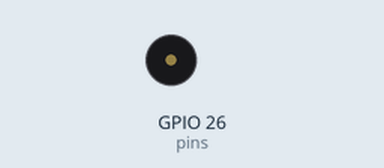
The program below on a simulated ESP32 board running MicroPython. Parts: buzzer (waves = sounding). Library files of the repository ran but are not shown: buzzer_music.py; what the program prints to the serial console is not drawn.

Above: at 0.19 s.
At 8.99 s:
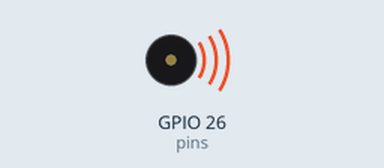
Timing chart, 0 to 9.3 s (numbered marks = the images above):
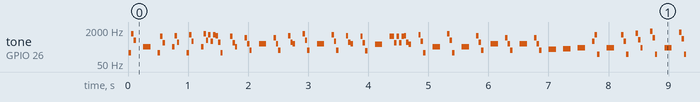

The program:

buzzer_play_song.py
```python
from buzzer_music import music
from time import sleep

#Example songs

#    https://onlinesequencer.net/1864297 - Tetris
song = '0 E3 1 0;2 E4 1 0;4 E3 1 0;6 E4 1 0;8 E3 1 0;10 E4 1 0;12 E3 1 0;14 E4 1 0;16 A3 1 0;18 A4 1 0;20 A3 1 0;22 A4 1 0;24 A3 1 0;26 A4 1 0;28 A3 1 0;30 A4 1 0;32 G#3 1 0;34 G#4 1 0;36 G#3 1 0;38 G#4 1 0;40 E3 1 0;42 E4 1 0;44 E3 1 0;46 E4 1 0;48 A3 1 0;50 A4 1 0;52 A3 1 0;54 A4 1 0;56 A3 1 0;58 B3 1 0;60 C4 1 0;62 D4 1 0;64 D3 1 0;66 D4 1 0;68 D3 1 0;70 D4 1 0;72 D3 1 0;74 D4 1 0;76 D3 1 0;78 D4 1 0;80 C3 1 0;82 C4 1 0;84 C3 1 0;86 C4 1 0;88 C3 1 0;90 C4 1 0;92 C3 1 0;94 C4 1 0;96 G2 1 0;98 G3 1 0;100 G2 1 0;102 G3 1 0;104 E3 1 0;106 E4 1 0;108 E3 1 0;110 E4 1 0;114 A4 1 0;112 A3 1 0;116 A3 1 0;118 A4 1 0;120 A3 1 0;122 A4 1 0;124 A3 1 0;0 E6 1 1;4 B5 1 1;6 C6 1 1;8 D6 1 1;10 E6 1 1;11 D6 1 1;12 C6 1 1;14 B5 1 1;0 E5 1 6;4 B4 1 6;6 C5 1 6;8 D5 1 6;10 E5 1 6;11 D5 1 6;12 C5 1 6;14 B4 1 6;16 A5 1 1;20 A5 1 1;22 C6 1 1;24 E6 1 1;28 D6 1 1;30 C6 1 1;32 B5 1 1;36 B5 1 1;36 B5 1 1;37 B5 1 1;38 C6 1 1;40 D6 1 1;44 E6 1 1;48 C6 1 1;52 A5 1 1;56 A5 1 1;20 A4 1 6;16 A4 1 6;22 C5 1 6;24 E5 1 6;28 D5 1 6;30 C5 1 6;32 B4 1 6;36 B4 1 6;37 B4 1 6;38 C5 1 6;40 D5 1 6;44 E5 1 6;48 C5 1 6;52 A4 1 6;56 A4 1 6;64 D5 1 6;64 D6 1 1;68 D6 1 1;70 F6 1 1;72 A6 1 1;76 G6 1 1;78 F6 1 1;80 E6 1 1;84 E6 1 1;86 C6 1 1;88 E6 1 1;92 D6 1 1;94 C6 1 1;96 B5 1 1;100 B5 1 1;101 B5 1 1;102 C6 1 1;104 D6 1 1;108 E6 1 1;112 C6 1 1;116 A5 1 1;120 A5 1 1;72 A5 1 6;80 E5 1 6;68 D5 1 7;70 F5 1 7;76 G5 1 7;84 E5 1 7;78 F5 1 7;86 C5 1 7;88 E5 1 6;96 B4 1 6;104 D5 1 6;112 C5 1 6;120 A4 1 6;92 D5 1 7;94 C5 1 7;100 B4 1 7;101 B4 1 7;102 C5 1 7;108 E5 1 7;116 A4 1 7'


"""
Find a piece of music on onlinesequencer.net, click edit,
then select all notes with CTRL+A and copy them with CTRL+C

Paste string as shown above after removing ";:" from
the end and "Online Sequencer:120233:" from the start
"""

from machine import Pin

#One buzzer on pin 26
mySong = music(song, pins=[Pin(26)], tempo=3)

#Four buzzers
#mySong = music(song, pins=[Pin(0),Pin(1),Pin(2),Pin(3)])

while True:
    print(mySong.tick())
    sleep(0.04)
```

Measured:
- by itself, tone on GPIO 26 (pins): plays 165 Hz for 0.04 s, 1319 Hz for 0.04 s, 659 Hz for 0.04 s, 330 Hz for 0.12 s, 165 Hz for 0.04 s, 988 Hz for 0.04 s … (1297 notes in this stretch)
